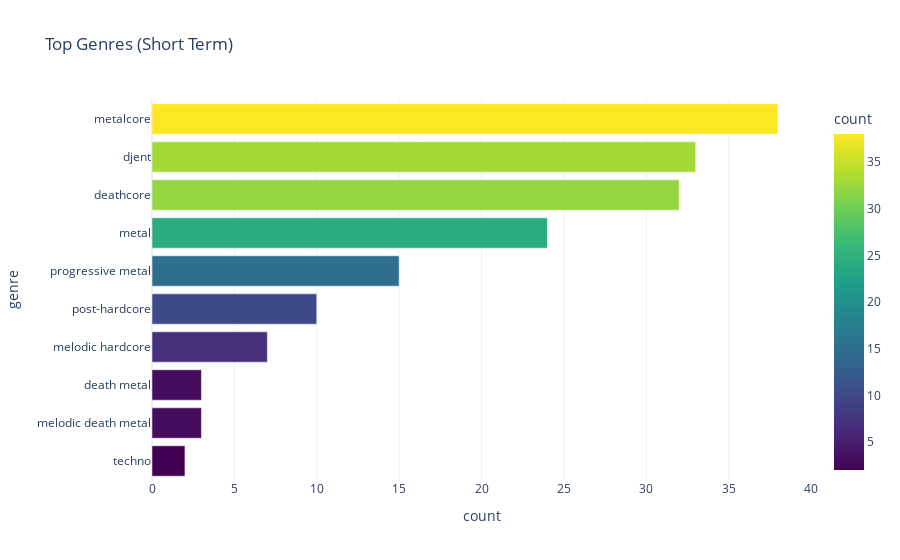

Here is the notebook cell this chart was saved with:
### Markdown cell above
### Plots

### Code cell
plot_top_genres(st_top_genres,'short_term')

### Figure 1 — Plotly figure (JSON) as saved in the notebook; plotly's stock layout.template omitted (floating-point values rounded to 4 significant figures)
{"data": [{"hovertemplate": "count=%{marker.color}<br>genre=%{y}<extra></extra>", "legendgroup": "", "marker": {"color": [38, 33, 32, 24, 15, 10, 7, 3, 3, 2], "coloraxis": "coloraxis", "pattern": {"shape": ""}}, "name": "", "orientation": "h", "showlegend": false, "textposition": "auto", "type": "bar", "x": [38, 33, 32, 24, 15, 10, 7, 3, 3, 2], "xaxis": "x", "y": ["metalcore", "djent", "deathcore", "metal", "progressive metal", "post-hardcore", "melodic hardcore", "death metal", "melodic death metal", "techno"], "yaxis": "y"}], "layout": {"barmode": "relative", "coloraxis": {"colorbar": {"title": {"text": "count"}}, "colorscale": [[0, "#440154"], [0.1111, "#482878"], [0.2222, "#3e4989"], [0.3333, "#31688e"], [0.4444, "#26828e"], [0.5556, "#1f9e89"], [0.6667, "#35b779"], [0.7778, "#6ece58"], [0.8889, "#b5de2b"], [1, "#fde725"]]}, "legend": {"tracegroupgap": 0}, "title": {"text": "Top Genres (Short Term)"}, "xaxis": {"anchor": "y", "domain": [0, 1], "title": {"text": "count"}}, "yaxis": {"anchor": "x", "autorange": "reversed", "domain": [0, 1], "title": {"text": "genre"}}}}
